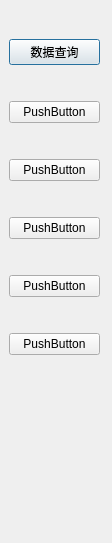
<?xml version="1.0" encoding="UTF-8"?>
<ui version="4.0">
 <class>DataQueryDlg</class>
 <widget class="QDialog" name="DataQueryDlg">
  <property name="geometry">
   <rect>
    <x>0</x>
    <y>0</y>
    <width>112</width>
    <height>543</height>
   </rect>
  </property>
  <property name="windowTitle">
   <string>Dialog</string>
  </property>
  <widget class="QWidget" name="">
   <property name="geometry">
    <rect>
     <x>9</x>
     <y>9</y>
     <width>91</width>
     <height>381</height>
    </rect>
   </property>
   <layout class="QVBoxLayout" name="verticalLayout">
    <item>
     <widget class="QPushButton" name="pushButton">
      <property name="text">
       <string>数据查询</string>
      </property>
     </widget>
    </item>
    <item>
     <widget class="QPushButton" name="pushButton_3">
      <property name="text">
       <string>PushButton</string>
      </property>
     </widget>
    </item>
    <item>
     <widget class="QPushButton" name="pushButton_4">
      <property name="text">
       <string>PushButton</string>
      </property>
     </widget>
    </item>
    <item>
     <widget class="QPushButton" name="pushButton_2">
      <property name="text">
       <string>PushButton</string>
      </property>
     </widget>
    </item>
    <item>
     <widget class="QPushButton" name="pushButton_5">
      <property name="text">
       <string>PushButton</string>
      </property>
     </widget>
    </item>
    <item>
     <widget class="QPushButton" name="pushButton_6">
      <property name="text">
       <string>PushButton</string>
      </property>
     </widget>
    </item>
   </layout>
  </widget>
 </widget>
 <resources/>
 <connections/>
</ui>
